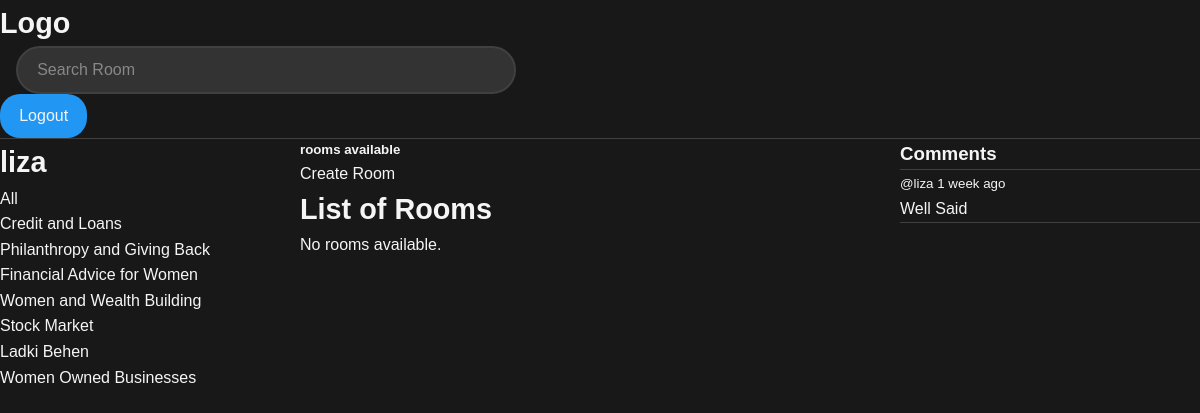
Page /profile/1/ on the committed database.
### base/models.py (models this page shows, shortened)
class Topic(models.Model):
    name=models.CharField(max_length=200)

class Message(models.Model):
    user=models.ForeignKey(User, on_delete=models.CASCADE)
    room = models.ForeignKey(Room, on_delete=models.CASCADE)
    body= models.TextField()
    updated = models.DateTimeField(auto_now=True)
    created = models.DateTimeField(auto_now_add=True)

### base/views.py (the view)
# urls.py: path("profile/<str:pk>/", views.userprofile, name="user-profile"),
def userprofile(request, pk):
    user = User.objects.get(id=pk)
    rooms=user.room_set.all()
    topics=Topic.objects.all()
    room_messages=user.message_set.all()
    context = {"user": user, "rooms":rooms, "room_messages":room_messages, "topics":topics}
    return render(request, "base/profile.html", context)

### base/templates/base/profile.html (shortened to what this page needs)
{% extends 'main.html' %}
{%block content%}
<div class="container">
    <div>
<h1>{{user.username}}</h1>
{%include 'base/sidebar.html' %}
    </div>
    <div>
{%include 'base/roomsdisplay.html' %}
    </div>
    <div>
{%include 'base/commentdisplay.html' %}
    </div>
</div>
{%endblock%}

### base/templates/base/sidebar.html
<div>
    <a href="{% url 'base:home' %}">All</a>
  </div>
  <ul>
    {% for topic in topics %}
      <li><a href="{% url 'base:home' %}?q={{ topic.name }}">{{ topic.name }}</a></li>
    {% empty %}
      <p>No topics available.</p>
    {% endfor %}
  </ul>

### base/templates/base/commentdisplay.html (shortened to what this page needs)
<h3>Comments</h3>
<hr />
{%for message in room_messages%}
<small>@{{message.user}} {{message.created|timesince}} ago</small>
<p>{{message.body}}</p>
<hr />
{% endfor %}

### static/styles/main.css (style rules this page uses)
* { margin: 0; padding: 0; box-sizing: border-box; }
body { font-family: Arial, sans-serif; background-color: #181818; color: #f5f5f5; line-height: 1.6; }
h1 { font-size: 1.8rem; font-weight: 700; color: #f5f5f5; text-decoration: none; }
a { text-decoration: none; color: inherit; transition: color 0.3s ease; }
hr { border: none; height: 1px; background-color: #404040; margin: 0; }

### base/templates/base/profile.html (style rules this page uses)
.container { display: grid; grid-template-columns:1fr 2fr 1fr; }

### rows in the picture
Topic: name "Credit and Loans"
Topic: name "Philanthropy and Giving Back"
Topic: name "Financial Advice for Women"
Topic: name "Women and Wealth Building"
Topic: name "Stock Market"
Topic: name "Ladki Behen"
Topic: name "Women Owned Businesses"
Message: user "liza", created "1 week", body "Well Said"

### other values in the picture
{{ user.username }} "liza"
